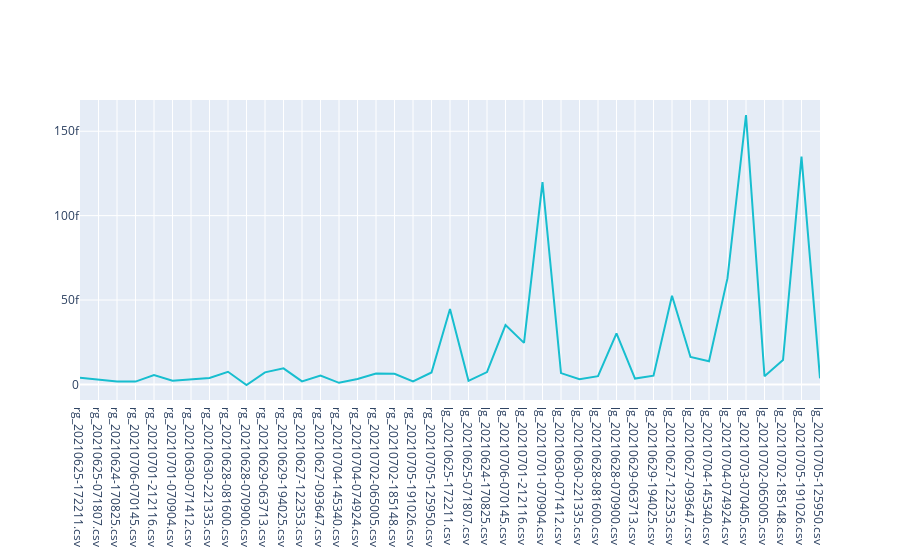

Notebook code cell kept with this figure:
### Code cell
fig= go.Figure()
fig.add_trace(go.Scatter(
    x=results_p1["FileName"],
    y= results_p1["SNR_mean_std"], #results_p1[results_p1.Method3_FreqBased !=-911.0],
    name='Frequency Based',
    marker_color='#17becf'
))
